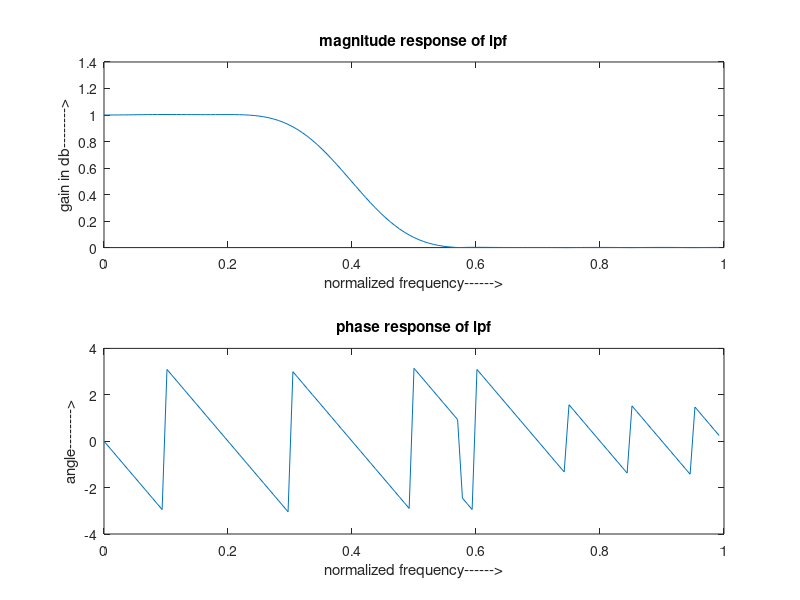

Source code (MATLAB):
clc;
clear all;
close all;
n=20;
fp=200;
fq=300;
fs=1000;
fn=2*fp/fs;
window=hamming(n+1);
b=fir1(n,fn,window);
[H,W]=freqz(b,1,128);
subplot(2,1,1);
plot(W/pi,abs(H));
title('magnitude response of lpf');
ylabel('gain in db-------->');
xlabel('normalized frequency------>');

subplot(2,1,2);
plot(W/pi,angle(H));
title('phase response of lpf');
ylabel('angle-------->');
xlabel('normalized frequency------>');